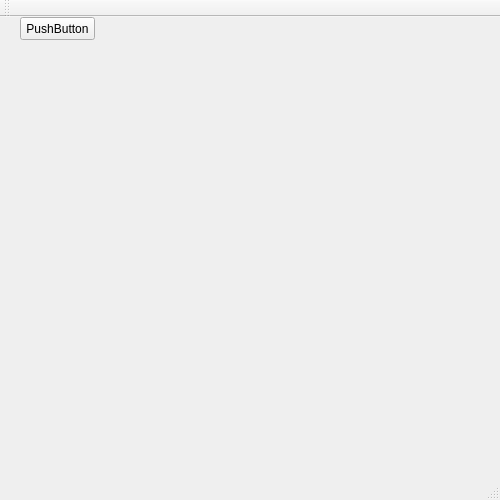
<?xml version="1.0" encoding="UTF-8"?>
<ui version="4.0">
 <class>MainWindow</class>
 <widget class="QMainWindow" name="MainWindow">
  <property name="geometry">
   <rect>
    <x>0</x>
    <y>0</y>
    <width>500</width>
    <height>500</height>
   </rect>
  </property>
  <property name="windowTitle">
   <string>MainWindow</string>
  </property>
  <widget class="QWidget" name="centralWidget">
   <widget class="Mygraph" name="D_HDB" native="true">
    <property name="geometry">
     <rect>
      <x>9</x>
      <y>35</y>
      <width>482</width>
      <height>403</height>
     </rect>
    </property>
    <property name="minimumSize">
     <size>
      <width>200</width>
      <height>200</height>
     </size>
    </property>
   </widget>
   <widget class="QPushButton" name="pushButton">
    <property name="geometry">
     <rect>
      <x>20</x>
      <y>0</y>
      <width>75</width>
      <height>23</height>
     </rect>
    </property>
    <property name="text">
     <string>PushButton</string>
    </property>
   </widget>
  </widget>
  <widget class="QMenuBar" name="menuBar">
   <property name="geometry">
    <rect>
     <x>0</x>
     <y>0</y>
     <width>500</width>
     <height>21</height>
    </rect>
   </property>
  </widget>
  <widget class="QToolBar" name="mainToolBar">
   <attribute name="toolBarArea">
    <enum>TopToolBarArea</enum>
   </attribute>
   <attribute name="toolBarBreak">
    <bool>false</bool>
   </attribute>
  </widget>
  <widget class="QStatusBar" name="statusBar"/>
 </widget>
 <layoutdefault spacing="6" margin="11"/>
 <customwidgets>
  <customwidget>
   <class>Mygraph</class>
   <extends>QWidget</extends>
   <header>mygraph.h</header>
   <container>1</container>
  </customwidget>
 </customwidgets>
 <resources/>
 <connections/>
</ui>
